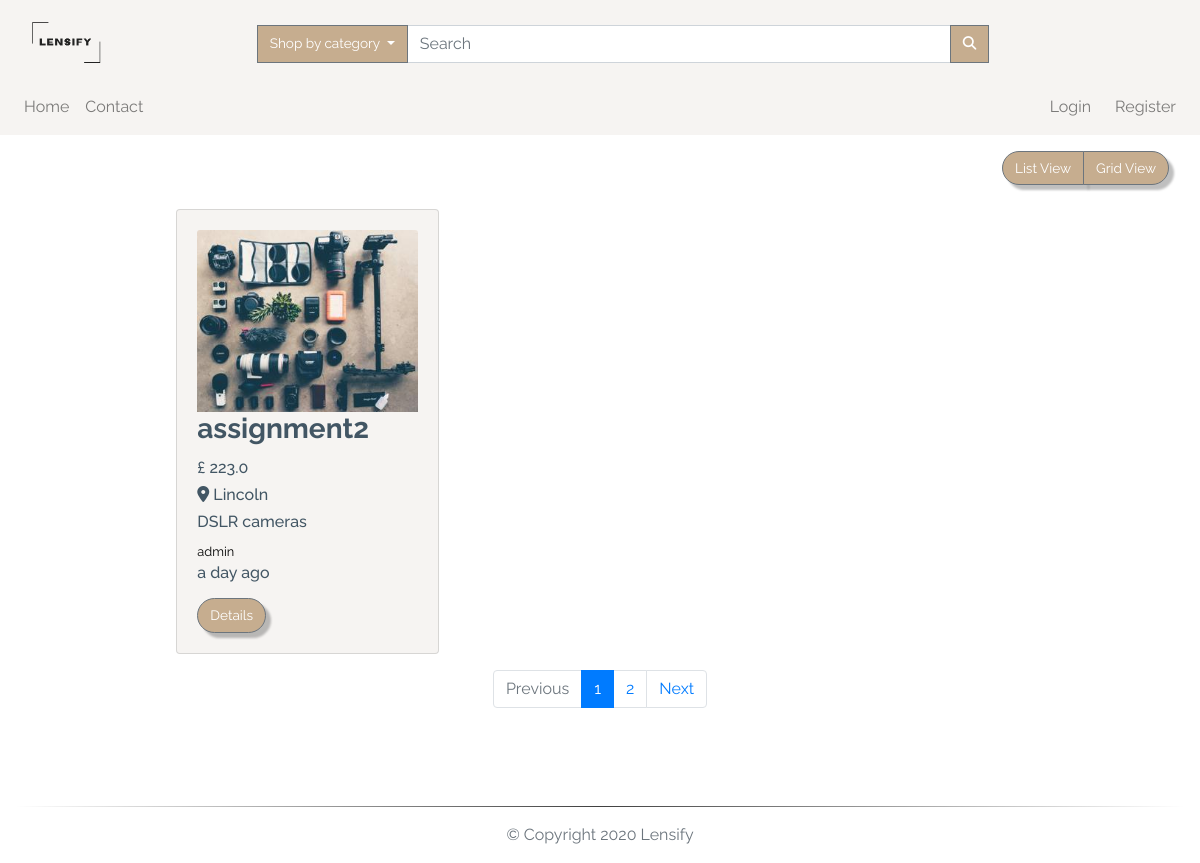
The app's page /search/cat/1, older data.
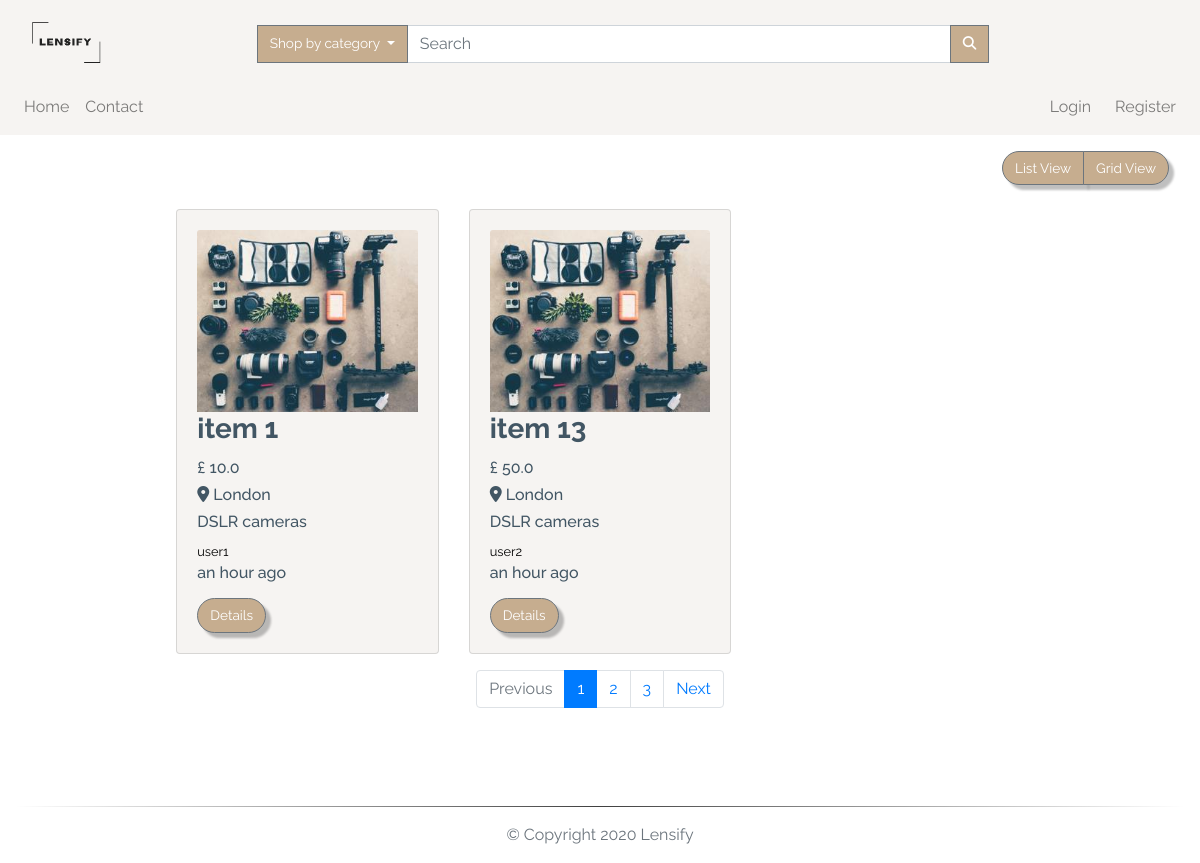
The same page, newer data.
### app/models.py (models this page shows, shortened)
class TimestampMixin(object):
    created_at = db.Column(db.DateTime, nullable=False,
                           default=datetime.utcnow)
    updated_at = db.Column(db.DateTime, onupdate=datetime.utcnow)

class ItemForSale(db.Model, TimestampMixin):
    __tablename__ = "for_sale"
    id = db.Column(db.Integer, primary_key=True)
    title = db.Column(db.String(100), nullable=False)
    description = db.Column(db.Text, nullable=False)
    quantity = db.Column(db.Integer, nullable=False, default=1)
    condition = db.Column(db.String(50), nullable=False)
    item_city = db.Column(db.String(50), nullable=False)
    price = db.Column(db.Float, nullable=False)
    item_views = db.Column(db.Integer, default=0)
    image_file = db.Column(Json(128), nullable=False,
                           default=['item.jpg'])
    sold = db.Column(db.Boolean, default=False)
    seller_id = db.Column(db.Integer, db.ForeignKey("users.id"))
    category_id = db.Column(db.Integer, db.ForeignKey("categories.id"))
    item_in_order = db.relationship(
        "OrderItem", backref="item", lazy="dynamic"
    )

class Category(db.Model, TimestampMixin):
    __tablename__ = "categories"
    id = db.Column(db.Integer, primary_key=True)
    name = db.Column(db.String(30), nullable=False, unique=True)
    item_cat = db.relationship(
        "ItemForSale", backref="category", lazy="dynamic")

class User(db.Model, TimestampMixin, UserMixin):
    __tablename__ = "users"
    id = db.Column(db.Integer, primary_key=True)
    first_name = db.Column(db.String(50), nullable=False)
    last_name = db.Column(db.String(50), nullable=False)
    username = db.Column(db.String(50), unique=True, nullable=False)
    email = db.Column(db.String(115), unique=True, nullable=False)
    image_file = db.Column(db.String(80), nullable=False,
                           default="default.jpg")
    password_hash = db.Column(db.String(60), nullable=False)
    items_for_sale = db.relationship(
        "ItemForSale", backref="seller", lazy="dynamic")
    orders = db.relationship("Order", backref="buyer", lazy=True)
    address = db.relationship(
        "Address", secondary="user_addresses", backref="user", lazy="dynamic"
    )
    followed = db.relationship(
        'User', secondary=followers,
        primaryjoin=(followers.c.follower_id == id),
        secondaryjoin=(followers.c.followed_id == id),
        backref=db.backref('followers', lazy='dynamic'), lazy='dynamic')
    reviewed = db.relationship(
        'Review', backref='user_reviewed', primaryjoin=(Review.user_reviewed_id == id), lazy="dynamic"
    )
    reviewer = db.relationship(
        'Review', backref='user_reviewer', primaryjoin=(Review.user_reviewer_id == id), lazy="dynamic"
    )

### app/routes.py (the view)
@app.route('/search/cat/<cat_id>', methods=['GET', 'POST'])
@app.route('/search', methods=['GET', 'POST'])
def search(cat_id=None):
    page = request.args.get('page', 1, type=int)
    available_items = ItemForSale.query.filter_by(sold=False)\
        .order_by(ItemForSale.id.desc()).paginate(page, app.config['LISTINGS_PER_PAGE'], False)
    if cat_id is None:
        target_string = request.form['search']
        listings = ItemForSale.query.filter(
            or_(
                ItemForSale.title.contains(target_string),
                ItemForSale.description.contains(target_string)
            )
        ).filter(ItemForSale.sold == False).all()
        if target_string == '':
            search_msg = 'No record(s) found - displaying all records'
            color = 'danger'
        else:
            search_msg = f'{len(listings)} item(s) found'
            color = 'success'
    else:
        available_items = ItemForSale.query.join(
            Category, (ItemForSale.category_id == cat_id)).filter(ItemForSale.sold == False)\
            .paginate(page, app.config['LISTINGS_PER_PAGE'], False)
        next_url = url_for('search', cat_id=cat_id, page=available_items.next_num) \
            if available_items.has_next else None
        prev_url = url_for('search', cat_id=cat_id, page=available_items.prev_num) \
            if available_items.has_prev else None
        return render_template("search.html", available_items=available_items.items,
                               next_url=next_url, prev_url=prev_url, page=page, page_num=available_items.iter_pages())
    return render_template("_search.html", title='Search result', listings=listings,
                           search_msg=search_msg, color=color)

### app/models.py (called while the page is built)
    def process_result_value(self, value, dialect):
        return json.loads(value)

### app/routes.py (called while the page is built)
@app.before_request
def before_request():
    if current_user.is_authenticated:
        current_user.updated_at = datetime.utcnow()
        db.session.commit()

@app.context_processor
def inject_categories():
    categories = Category.query.join(
        ItemForSale, (Category.id == ItemForSale.category_id)).filter(ItemForSale.sold == False).all()
    return dict(categories=categories)

### app/templates/search.html
{% extends "layout.html" %}
{% block app_content %}
<div class="row">
  <div class="col-lg-12 my-3">
    <div class="float-right mr-3">
      <div class="btn-group">
        <button class="btn btn-secondary" id="list">
          List View
        </button>
        <button class="btn btn-secondary" id="grid">
          Grid View
        </button>
      </div>
    </div>
  </div>
</div>
<div id="products" class="row view-group w-75 mx-auto">
  {% for item in available_items %}
  <div class=" item col-12 col-md-6 col-lg-4 py-2">
    <div class="card custom-bg h-100">
      <div class="card-body">
        <img class="img-fluid card-img-top group list-group-image img-event"
          src="{{url_for('static', filename='img/items/' + item.image_file[0])}}" alt="" />
        <h3 class="card-title list-group-item-heading font-weight-bold ">{{item.title}}</h3>
        <small class="d-block font-weight-bold card-text">
          <h6>£ {{ item.price }}</h6>
        </small>
        <small class="font-weight-bold card-text">
          <h6 class="text-capitalize"><i class="fas fa-map-marker-alt"></i> {{item.item_city}}</h6>
        </small>
        <small class="card-text">
          <h6>{{ item.category.name }}</h6>
        </small>
        <small class="card-text">
          <a href="{{url_for('user', username=item.seller.username)}}">
            {{ item.seller.username }}
          </a>
        </small>
        <small class="card-text">
          <h6>{{ moment(item.created_at).fromNow() }}</h6>
        </small>
        <a href="{{url_for('item', item_id=item.id)}}" class="btn btn-secondary mt-2">
          Details
        </a>
      </div>
    </div>
  </div>
  {% endfor %}
  <nav aria-label="Page navigation" class="col-12 my-2">
    <ul class="pagination justify-content-center">
      <li class="page-item {% if not prev_url %} disabled {% endif %}">
        <a class="page-link" href="{{ prev_url }}" tabindex="-1">Previous</a>
      </li>
      {% for num in page_num %}
      {% if num %}
      <li class="page-item {% if page == num %} active {% endif %}"><a class="page-link"
          href="{{url_for('index', page=num)}}">{{ num }}</a></li>
      {% else %}
      <span class="page-item ellipsis">…</span>
      {% endif %}
      {% endfor %}
      <li class="page-item {% if not next_url %} disabled {% endif %}">
        <a class="page-link" href="{{ next_url }}">Next</a>
      </li>
    </ul>
  </nav>
</div>
{% endblock app_content %}

### app/templates/layout.html (shortened to what this page needs)
{% extends "bootstrap/base.html" %}
{% block styles %}
<link rel="stylesheet" href="https://stackpath.bootstrapcdn.com/bootstrap/4.5.0/css/bootstrap.min.css"
>
<link rel="stylesheet" href="https://cdnjs.cloudflare.com/ajax/libs/animate.css/3.7.0/animate.css" />
<link rel="stylesheet" href="{{url_for('.static', filename='css/styles.css')}}" />
{% endblock styles %}
{% block body %}
{% block navbar %}
<nav class="navbar navbar-expand-lg navbar-light custom-bg">
  <a href="{{url_for('index')}}" class="col-4 col-md-2 logo-container">
    <img class="navbar-brand img-fluid mt-2" src="{{url_for('.static', filename='img/logo.png')}}" alt="logo" />
  </a>
  <div class="collapse navbar-collapse pt-2 col-12 col-lg-9" id="search">
    <form class="form-inline col-12 input-group" method='POST' action="{{ url_for('search') }}">
      <div class="dropdown ml-3 input-group-append">
        <button class="btn btn-secondary dropdown-toggle no-radius" type="button" id="dropdownMenuButton"
          data-toggle="dropdown" aria-haspopup="true" aria-expanded="false">
          Shop by category
        </button>
      </div>
      <input class="form-control col-8 input-group-append" type="search" placeholder="Search" aria-label="Search" name="search" >
      <div class="input-group-append">
        <button class="btn btn-secondary no-radius" type="submit">
          <i class="fas fa-search"></i>
        </button>
      </div>
    </form>
  </div>
</nav>
<nav class="navbar navbar-expand-lg navbar-light custom-bg py-0">
  <div id="links" class="collapse navbar-collapse py-2">
    <div class="navbar-nav text-center">
      <a class="nav-item nav-link" href="{{url_for('index')}}">Home</a>
      <a class="nav-item nav-link" href="{{url_for('contact')}}">Contact</a>
    </div>
    <div class="navbar-nav ml-auto text-center">
      {% if current_user.is_authenticated %}
      <div class="dropdown">
        <a class="dropdown-toggle" type="button" id="dropdownMenuButton" data-toggle="dropdown" aria-haspopup="true"
          aria-expanded="false">
          Hello, {{current_user.first_name.capitalize()}}
        </a>
        <div class="dropdown-menu dropdown-menu-right text-center" aria-labelledby="dropdownMenuButton">
          <a class="dropdown-item" href="{{url_for('user', username=current_user.username)}}">
            Account
          </a>
          <a class="dropdown-item" href="{{url_for('user_settings')}}">
            Settings
          </a>
          <a class="dropdown-item" href="{{url_for('user_orders')}}">
            Orders
          </a>
          <a class="dropdown-item" href="{{url_for('new_item')}}">
            Sell
          </a>
          <a class="dropdown-item" href="{{url_for('logout')}}">Sign out</a>
        </div>
      </div>
      <div class="ml-3 text-center d-none d-lg-block" id="cart">
        <a href="{{url_for('cart')}}">
          <i class="fas fa-shopping-cart fa-lg"></i> ({{session['cart']|length}})
        </a>
      </div>
      {%else%}
      <a class="nav-item nav-link mr-2" href="{{url_for('login')}}">Login</a>
      <a class="nav-item nav-link" href="{{url_for('register')}}">Register</a>
      {%endif%}
    </div>
  </div>
</nav>
{% endblock navbar%}
{% block content %}
<main class="my-auto">
  <div class="container-fluid">
    {% block app_content %} {% endblock app_content %}
  </div>
</main>
{% endblock content%}
<footer class="footer navbar-fixed-bottom">
  <div class="container-fluid">
    <hr>
    <p class="text-muted pb-3 text-center">
      &copy;
      Copyright
      Lensify
    </p>
  </div>
</footer>
{% endblock body %}

### app/static/css/styles.css (style rules this page uses)
:root { --main-color: #fff; --second-color: #425664; --third-color: #f6f4f2; --fourth-color: #c6ad8f; }
*, *::before, *::after { margin: 0; padding: 0; box-sizing: border-box; list-style: none; text-decoration: none; }
body, html { background: var(--main-color); min-height: 100vh; width: 100%; color: var(--second-color); font-family: "Raleway", sans-serif; word-break: normal; }
html { position: relative; }
.footer { position: absolute; bottom: 0; width: 100%; height: 10px; }
a { color: black; text-decoration: none; cursor: pointer; }
ul { margin: 0; }
P { word-break: normal; }
hr { border: none; height: 1px; background-image: linear-gradient( to right, rgba(0, 0, 0, 0), rgba(0, 0, 0, 0.75), rgba(0, 0, 0, 0) ); }
.btn { font-size: 85%; white-space: nowrap; }
.btn-secondary { filter: drop-shadow(5px 5px 1px rgba(0, 0, 0, 0.25)); background-color: var(--fourth-color); border-radius: 20px; color: var(--main-color); }
.no-radius { filter: none; border-radius: 0px; color: var(--main-color); }
.custom-bg { background-color: var(--third-color); }
.logo-container img { width: 70px; height: 55px; }
.pagination { flex-wrap: wrap; }

Row changes from the older to the newer data that the page shows:
removed ItemForSale: title "assignment2", price "223.0", item_city "Lincoln", category.name "DSLR cameras", seller.username "admin", created_at "a day ago"
added ItemForSale: title "item 1", price "10.0", item_city "London", category.name "DSLR cameras", seller.username "user1", created_at "an hour ago"
now on this page (row edited): ItemForSale: title "item 13", price "50.0", item_city "London", category.name "DSLR cameras", seller.username "user2", created_at "an hour ago"
Text that changed along with them:
new list line: "3"
